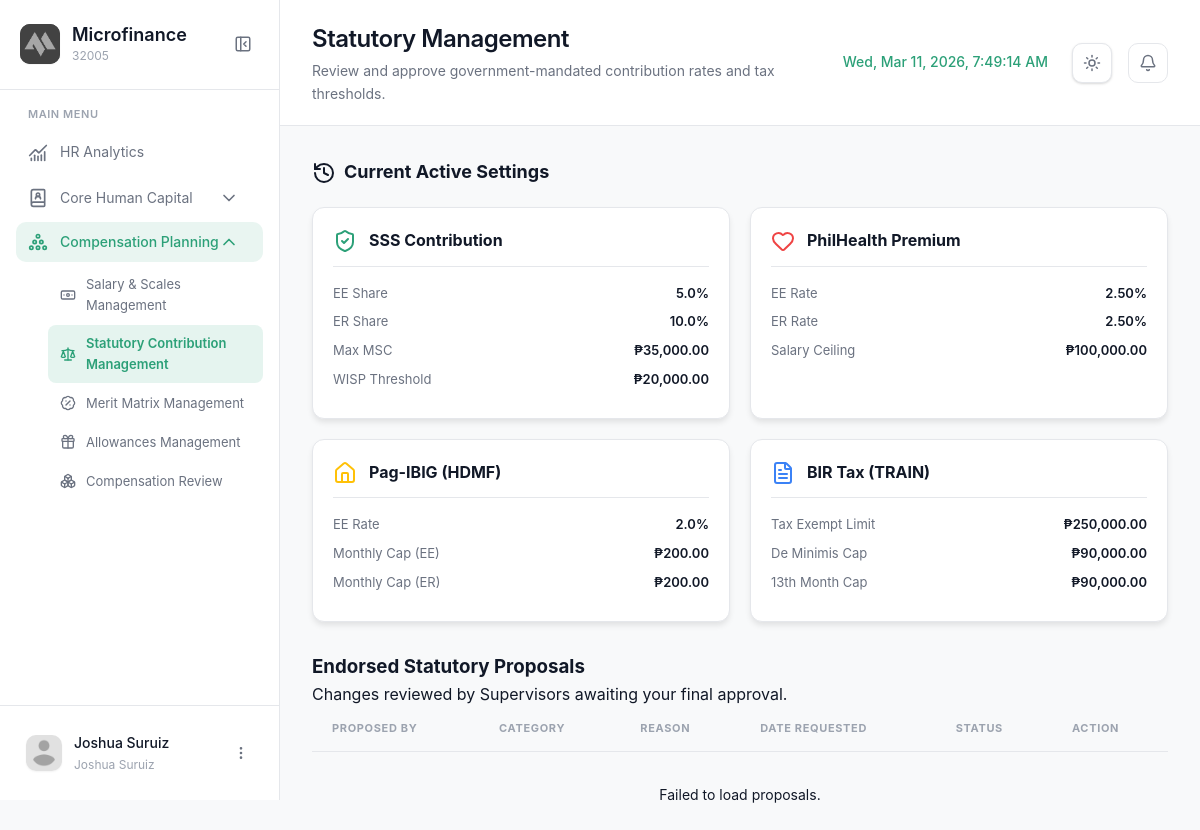
/modules/manager/statutorymgt.php (signed in), run on the app's committed database.
### tables this page shows
CREATE TABLE `sss_settings` (
  `period_id` int(11) NOT NULL,
  `employee_share_pct` decimal(5,2) DEFAULT NULL,
  `employer_share_pct` decimal(5,2) DEFAULT NULL,
  `max_msc_monthly` decimal(15,2) DEFAULT NULL,
  `wisp_threshold` decimal(15,2) DEFAULT NULL
);

CREATE TABLE `philhealth_settings` (
  `period_id` int(11) NOT NULL,
  `employee_share_pct` decimal(5,2) DEFAULT NULL,
  `employer_share_pct` decimal(5,2) DEFAULT NULL,
  `salary_ceiling` decimal(15,2) DEFAULT NULL
);

CREATE TABLE `pagibig_settings` (
  `period_id` int(11) NOT NULL,
  `employee_rate_pct` decimal(5,2) DEFAULT NULL,
  `monthly_cap_ee` decimal(15,2) DEFAULT NULL,
  `monthly_cap_er` decimal(15,2) DEFAULT NULL
);

CREATE TABLE `bir_tax_settings` (
  `period_id` int(11) NOT NULL,
  `tax_exempt_limit` decimal(15,2) DEFAULT NULL,
  `de_minimis_cap` decimal(15,2) DEFAULT NULL,
  `thirteenth_month_cap` decimal(15,2) DEFAULT NULL
);

### modules/manager/statutorymgt.php (the view, shortened to what this page needs)
<?php
$page = 'statutorymgt';
require_once '../../config/config.php';
$period_id = 1;
$sss_query = $conn->query("SELECT * FROM sss_settings WHERE period_id = $period_id");
$sss_data = $sss_query->fetch_assoc();
$ph_query = $conn->query("SELECT * FROM philhealth_settings WHERE period_id = $period_id");
$ph_data = $ph_query->fetch_assoc();
$pi_query = $conn->query("SELECT * FROM pagibig_settings WHERE period_id = $period_id");
$pi_data = $pi_query->fetch_assoc();
$bir_query = $conn->query("SELECT * FROM bir_tax_settings WHERE period_id = $period_id");
$bir_data = $bir_query->fetch_assoc();
function formatStatValue($val, $prefix = '₱') {
    return $prefix . number_format((float)$val, 2);
}
?>
<!DOCTYPE html>
<html lang="en">
<head>
  <link rel="stylesheet" href="../../css/statutorymgt.css?v=1.2">
  <link rel="stylesheet" href="../../css/notifications.css?v=1.1">
</head>
<body>
  <aside class="sidebar" id="sidebar">
    <div class="sidebar-header">
      <div class="logo-container">
        <div class="logo-wrapper">
          <img src="../../img/logo.png" alt="Logo" class="logo">
        </div>
        <div class="logo-text">
          <h2 class="app-name">Microfinance</h2>
          <span class="app-tagline">32005</span>
        </div>
      </div>
      <button class="sidebar-toggle" id="sidebarToggle">
        <i data-lucide="panel-left-close"></i>
      </button>
    </div>
    <nav class="sidebar-nav">
      <div class="nav-section">
        <span class="nav-section-title">MAIN MENU</span>
        <a href="dashboard.php" class="nav-item">
          <i data-lucide="chart-no-axes-combined"></i>
          <span>HR Analytics</span>
        </a>
        <div class="nav-item-group">
          <button class="nav-item has-submenu" data-module="banking">
            <div class="nav-item-content">
              <i data-lucide="book-user"></i>
              <span>Core Human Capital</span>
            </div>
            <i data-lucide="chevron-down" class="submenu-icon"></i>
          </button>
        </div>
        <div class="nav-item-group active">
          <button class="nav-item has-submenu active" data-module="planning">
            <div class="nav-item-content">
              <i data-lucide="circle-pile"></i>
              <span>Compensation Planning</span>
            </div>
            <i data-lucide="chevron-down" class="submenu-icon"></i>
          </button>
         <div class="submenu" id="submenu-planning">
             <a href="salarymgt.php" class="submenu-item <?php echo ($page === 'salarymgt') ? 'active' : ''; ?>">
              <i data-lucide="banknote"></i>
              <span>Salary & Scales Management</span>
            </a>
             <a href="statutorymgt.php" class="submenu-item <?php echo ($page === 'statutorymgt') ? 'active' : ''; ?>">
              <i data-lucide="scale"></i>
              <span>Statutory Contribution Management</span>
            </a>
            <a href="meritmatrixmgt.php" class="submenu-item <?php echo ($page === 'meritmatrixmgt') ? 'active' : ''; ?>">
              <i data-lucide="badge-percent"></i>
              <span>Merit Matrix Management</span>
            </a>
             <a href="allowancemgt.php" class="submenu-item <?php echo ($page === 'allowancemgt') ? 'active' : ''; ?>">
              <i data-lucide="gift"></i>
              <span>Allowances Management</span>
            </a>
             <a href="compensationrev.php" class="submenu-item <?php echo ($page === 'compensationrev') ? 'active' : ''; ?>">
              <i data-lucide="boxes"></i>
              <span>Compensation Review</span>
            </a>
          </div>
        </div>
      </div>
    </nav>
    <div class="sidebar-footer">
      <div class="user-profile">
        <div class="user-avatar"><img src="../../img/profile.png" alt="User"></div>
        <div class="user-info">
          <span class="user-name"><?php echo htmlspecialchars($_SESSION['username'] ?? 'Manager'); ?></span>
          <span class="user-role"><?php echo htmlspecialchars($_SESSION['user_role'] ?? 'HR Manager'); ?></span>
        </div>
        <button class="user-menu-btn" id="userMenuBtn"><i data-lucide="more-vertical"></i></button>
      </div>
    </div>
  </aside>
  <main class="main-content">
    <header class="page-header">
      <div class="header-left">
        <div class="header-title">
          <h1>Statutory Management</h1>
          <p>Review and approve government-mandated contribution rates and tax thresholds.</p>
        </div>
      </div>
      <div class="header-right">
                        <div class="header-clock">
          <span id="realTimeClock"></span>
        </div>
        <button class="theme-toggle" id="themeToggle" aria-label="Toggle theme">
          <i data-lucide="sun" class="sun-icon"></i>
        </button>
        <div class="header-notifications" style="position: relative;">
          <button class="icon-btn" id="notifBtn">
            <i data-lucide="bell"></i>
          </button>
        </div>
      </div>
    </header>
    <div class="content-wrapper">
        <h2 style="font-size: 18px; margin-bottom: 20px; display: flex; align-items: center; gap: 8px;">
            <i data-lucide="history"></i> Current Active Settings
        </h2>
        <div class="stat-cards-grid">
            <div class="stat-mini-card">
                <div class="smc-header">
                    <i data-lucide="shield-check" style="color:#2ca078"></i>
                    <h4>SSS Contribution</h4>
                </div>
                <div class="smc-row"><span class="smc-label">EE Share</span><span class="smc-val"><?php echo number_format($sss_data['employee_share_pct'] ?? 0, 1); ?>%</span></div>
                <div class="smc-row"><span class="smc-label">ER Share</span><span class="smc-val"><?php echo number_format($sss_data['employer_share_pct'] ?? 0, 1); ?>%</span></div>
                <div class="smc-row"><span class="smc-label">Max MSC</span><span class="smc-val"><?php echo formatStatValue($sss_data['max_msc_monthly'] ?? 0); ?></span></div>
                <div class="smc-row"><span class="smc-label">WISP Threshold</span><span class="smc-val"><?php echo formatStatValue($sss_data['wisp_threshold'] ?? 0); ?></span></div>
            </div>
            <div class="stat-mini-card">
                <div class="smc-header">
                    <i data-lucide="heart" style="color:#ef4444"></i>
                    <h4>PhilHealth Premium</h4>
                </div>
                <div class="smc-row"><span class="smc-label">EE Rate</span><span class="smc-val"><?php echo number_format($ph_data['employee_share_pct'] ?? 0, 2); ?>%</span></div>
                <div class="smc-row"><span class="smc-label">ER Rate</span><span class="smc-val"><?php echo number_format($ph_data['employer_share_pct'] ?? 0, 2); ?>%</span></div>
                <div class="smc-row"><span class="smc-label">Salary Ceiling</span><span class="smc-val"><?php echo formatStatValue($ph_data['salary_ceiling'] ?? 0); ?></span></div>
            </div>
            <div class="stat-mini-card">
                <div class="smc-header">
                    <i data-lucide="home" style="color:#ffc107"></i>
                    <h4>Pag-IBIG (HDMF)</h4>
                </div>
                <div class="smc-row"><span class="smc-label">EE Rate</span><span class="smc-val"><?php echo number_format($pi_data['employee_rate_pct'] ?? 0, 1); ?>%</span></div>
                <div class="smc-row"><span class="smc-label">Monthly Cap (EE)</span><span class="smc-val"><?php echo formatStatValue($pi_data['monthly_cap_ee'] ?? 0); ?></span></div>
                <div class="smc-row"><span class="smc-label">Monthly Cap (ER)</span><span class="smc-val"><?php echo formatStatValue($pi_data['monthly_cap_er'] ?? 0); ?></span></div>
            </div>
            <div class="stat-mini-card">
                <div class="smc-header">
                    <i data-lucide="file-text" style="color:#3b82f6"></i>
                    <h4>BIR Tax (TRAIN)</h4>
                </div>
                <div class="smc-row"><span class="smc-label">Tax Exempt Limit</span><span class="smc-val"><?php echo formatStatValue($bir_data['tax_exempt_limit'] ?? 0); ?></span></div>
                <div class="smc-row"><span class="smc-label">De Minimis Cap</span><span class="smc-val"><?php echo formatStatValue($bir_data['de_minimis_cap'] ?? 0); ?></span></div>
                <div class="smc-row"><span class="smc-label">13th Month Cap</span><span class="smc-val"><?php echo formatStatValue($bir_data['thirteenth_month_cap'] ?? 0); ?></span></div>
            </div>
        </div>
        <div class="content-card">
            <div class="card-header">
                <div class="card-header-left">
                    <h3 class="card-title">Endorsed Statutory Proposals</h3>
                    <p class="card-subtitle">Changes reviewed by Supervisors awaiting your final approval.</p>
                </div>
            </div>
            <div class="card-body">
                <div class="data-table">
                    <table id="endorsedStatutoryTable">
                        <thead>
                            <tr>
                                <th>Proposed By</th>
                                <th>Category</th>
                                <th>Reason</th>
                                <th>Date Requested</th>
                                <th>Status</th>
                                <th>Action</th>
                            </tr>
                        </thead>
                        <tbody id="endorsedStatutoryBody">
                        </tbody>
                    </table>
                </div>
            </div>
        </div>
    </div>
  </main>
</body>
</html>

### css/notifications.css (style rules this page uses)
.icon-btn { position: relative; width: 40px; height: 40px; border-radius: 10px; background: var(--surface); border: 1px solid var(--border-color); cursor: pointer; display: flex; align-items: center; justify-content: center; color: var(--text-secondary); transition: var(--transition); flex-shrink: 0; }

### modules/manager/statutorymgt.php (style rules this page uses)
.stat-cards-grid { display: grid; grid-template-columns: repeat(auto-fit, minmax(300px, 1fr)); gap: 20px; margin-bottom: 30px; }
.stat-mini-card { background: var(--surface); border-radius: 12px; padding: 20px; border: 1px solid var(--border-color); box-shadow: 0 4px 6px -1px rgba(0,0,0,0.1); }
.smc-header { display: flex; align-items: center; gap: 12px; margin-bottom: 16px; padding-bottom: 12px; border-bottom: 1px solid var(--border-color); }
.smc-header h4 { font-size: 16px; margin: 0; color: var(--text-primary); }
.smc-row { display: flex; justify-content: space-between; margin-bottom: 8px; font-size: 13px; }
.smc-label { color: var(--text-secondary); }
.smc-val { font-weight: 600; color: var(--text-primary); }

### data on the page
sss_settings: employee_share_pct "5.0", employer_share_pct "10.0", max_msc_monthly "₱35,000.00", wisp_threshold "₱20,000.00"
philhealth_settings: employee_share_pct "2.50", employer_share_pct "2.50", salary_ceiling "₱100,000.00"
pagibig_settings: employee_rate_pct "2.0", monthly_cap_ee "₱200.00", monthly_cap_er "₱200.00"
bir_tax_settings: tax_exempt_limit "₱250,000.00", de_minimis_cap "₱90,000.00", thirteenth_month_cap "₱90,000.00"

### other printed values
$_SESSION['username'] "Joshua Suruiz"
$_SESSION['user_role'] "Joshua Suruiz"
